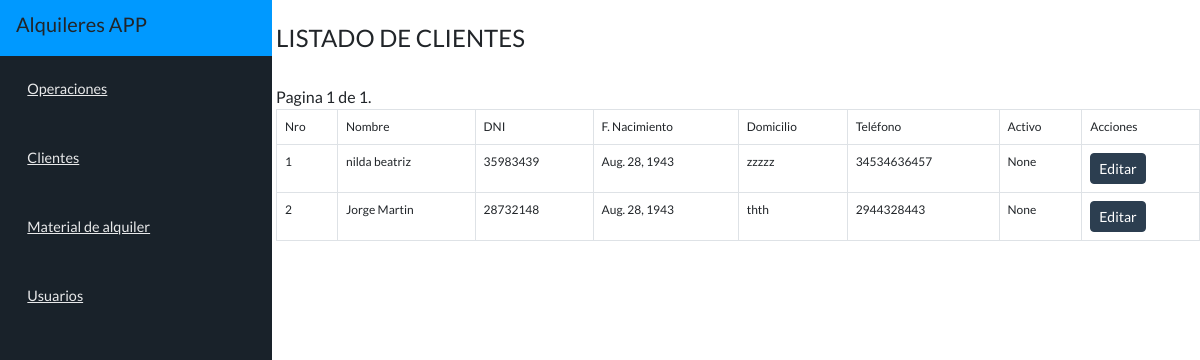
/c_lista/, run on an earlier commit of the app's database.
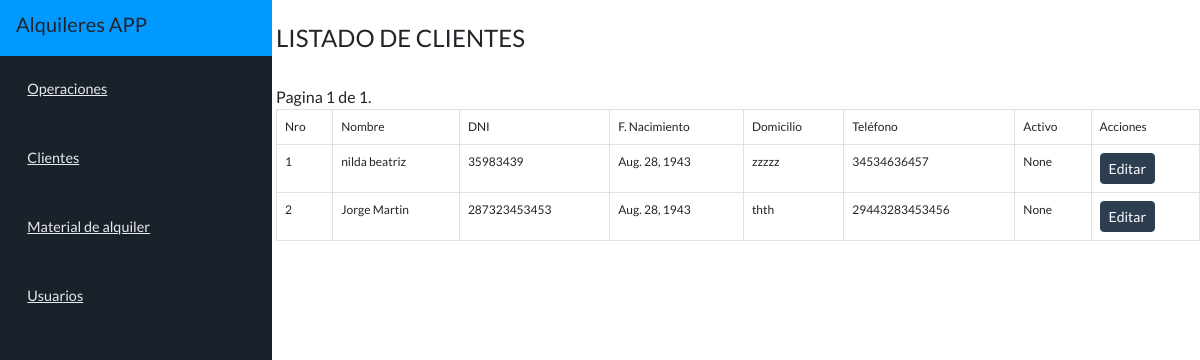
And on a later commit of the database.
### t_final/models.py (models this page shows, shortened)
class Clientes(models.Model):
    nombre = models.CharField(max_length=50)
    dni = models.CharField(max_length=50)
    fecha_nac = models.DateField()
    domicilio = models.CharField(max_length=100)
    telefono = models.CharField(max_length=50)
    activo = models.CharField(max_length=5, null=True)

### t_final/views.py (the view)
# urls.py: path('c_lista/',Clientes_view.as_view(), name='url_C_lista'),
class Clientes_view(ListView):
    model = Clientes
    template_name = 'c_lista.html'
    paginate_by = 10
    context_object_name = 'clientes'

### templates/c_lista.html (shortened to what this page needs)
{% extends "base.html" %}
{% load static %}
{% block content %}
<br>
<h4>LISTADO DE CLIENTES</h4>
<br>
<div class="box">
<table class="table table-bordered">
	<thead>
			<tr>
				<td>Nro</td>
				<td>Nombre</td>
				<td>DNI</td>
				<td>F. Nacimiento</td>
				<td>Domicilio</td>
				<td>Teléfono</td>
				<td>Activo</td>
				<td>Acciones</td>
			</tr>
	</thead>
	<tbody>
		{% if object_list %}
		{% for clientes_qset in object_list %}
		<tr>
		<td>{{ clientes_qset.id }}</td>
		<td>{{ clientes_qset.nombre }}</td>
		<td>{{ clientes_qset.dni }}</td>
		<td>{{ clientes_qset.fecha_nac }}</td>
		<td>{{ clientes_qset.domicilio }}</td>
		<td>{{ clientes_qset.telefono }}</td>
		<td>{{ clientes_qset.activo }}</td>
		<td>
			<a class="btn btn-primary btn-sm" href="{% url 'url_cli_edit' clientes_qset.id %}">Editar</a>
		</td>
		</tr>
		{% endfor %}
		<div class="pagination">
            <span class="step-links">
                <span class="current">
                    Pagina {{ page_obj.number }} de {{ page_obj.paginator.num_pages }}.
                </span>
            </span>
        </div>
		{% else %}
		<h5>No hay registros para mostrar</h5>
		{% endif %}
	</tbody>
</table>
</div>
{% endblock %}

What changed in the data, as far as the page shows it:
changed Clientes "Jorge Martin": dni "28732148" → "287323453453"; telefono "2944328443" → "29443283453456"
